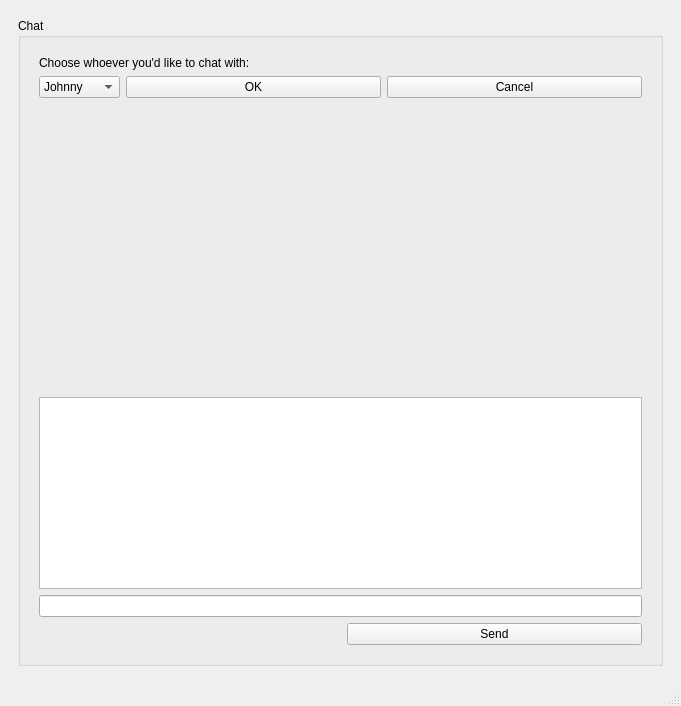
<?xml version="1.0" encoding="UTF-8"?>
<ui version="4.0">
 <class>TabPage</class>
 <widget class="QMainWindow" name="TabPage">
  <property name="geometry">
   <rect>
    <x>0</x>
    <y>0</y>
    <width>681</width>
    <height>706</height>
   </rect>
  </property>
  <property name="windowTitle">
   <string>DemoApp</string>
  </property>
  <property name="windowIcon">
   <iconset resource="../resources/images.qrc">
    <normaloff>:/images/icon.png</normaloff>:/images/icon.png</iconset>
  </property>
  <property name="locale">
   <locale language="English" country="UnitedStates"/>
  </property>
  <widget class="QWidget" name="centralwidget">
   <layout class="QGridLayout" name="gridLayout">
    <item row="0" column="0">
     <widget class="QWidget" name="widget" native="true">
      <layout class="QGridLayout" name="gridLayout_3">
       <item row="0" column="0">
        <widget class="QGroupBox" name="groupBox_chat">
         <property name="title">
          <string>Chat</string>
         </property>
         <layout class="QGridLayout" name="gridLayout_2">
          <item row="1" column="0" colspan="2">
           <widget class="QWidget" name="select_widget" native="true">
            <layout class="QGridLayout" name="gridLayout_4">
             <item row="1" column="0">
              <widget class="QComboBox" name="combo_box_chat">
               <property name="sizePolicy">
                <sizepolicy hsizetype="Maximum" vsizetype="Fixed">
                 <horstretch>0</horstretch>
                 <verstretch>0</verstretch>
                </sizepolicy>
               </property>
               <item>
                <property name="text">
                 <string>Johnny</string>
                </property>
               </item>
               <item>
                <property name="text">
                 <string>Kimberly</string>
                </property>
               </item>
               <item>
                <property name="text">
                 <string>David</string>
                </property>
               </item>
               <item>
                <property name="text">
                 <string>Alice</string>
                </property>
               </item>
               <item>
                <property name="text">
                 <string>Sally</string>
                </property>
               </item>
               <item>
                <property name="text">
                 <string>Wolfgang</string>
                </property>
               </item>
              </widget>
             </item>
             <item row="1" column="1">
              <widget class="QPushButton" name="ok_button">
               <property name="sizePolicy">
                <sizepolicy hsizetype="Minimum" vsizetype="Preferred">
                 <horstretch>0</horstretch>
                 <verstretch>0</verstretch>
                </sizepolicy>
               </property>
               <property name="text">
                <string>OK</string>
               </property>
              </widget>
             </item>
             <item row="0" column="0" colspan="2">
              <widget class="QLabel" name="label">
               <property name="text">
                <string>Choose whoever you'd like to chat with:</string>
               </property>
              </widget>
             </item>
             <item row="1" column="2">
              <widget class="QPushButton" name="cancel_button">
               <property name="text">
                <string>Cancel</string>
               </property>
              </widget>
             </item>
             <item row="2" column="0" colspan="3">
              <spacer name="verticalSpacer">
               <property name="orientation">
                <enum>Qt::Vertical</enum>
               </property>
               <property name="sizeHint" stdset="0">
                <size>
                 <width>20</width>
                 <height>40</height>
                </size>
               </property>
              </spacer>
             </item>
            </layout>
           </widget>
          </item>
          <item row="2" column="0" colspan="2">
           <widget class="QWidget" name="chat_widget" native="true">
            <layout class="QGridLayout" name="gridLayout_5">
             <item row="3" column="0">
              <spacer name="horizontalSpacer">
               <property name="orientation">
                <enum>Qt::Horizontal</enum>
               </property>
               <property name="sizeHint" stdset="0">
                <size>
                 <width>40</width>
                 <height>20</height>
                </size>
               </property>
              </spacer>
             </item>
             <item row="3" column="2">
              <widget class="QPushButton" name="send_button">
               <property name="sizePolicy">
                <sizepolicy hsizetype="MinimumExpanding" vsizetype="Fixed">
                 <horstretch>0</horstretch>
                 <verstretch>0</verstretch>
                </sizepolicy>
               </property>
               <property name="text">
                <string>Send</string>
               </property>
               <property name="shortcut">
                <string>Ctrl+Return</string>
               </property>
              </widget>
             </item>
             <item row="0" column="0" rowspan="2" colspan="3">
              <widget class="QListView" name="chatBox"/>
             </item>
             <item row="2" column="0" colspan="3">
              <widget class="QLineEdit" name="line_edit_msg"/>
             </item>
            </layout>
           </widget>
          </item>
         </layout>
        </widget>
       </item>
      </layout>
     </widget>
    </item>
   </layout>
  </widget>
  <widget class="QStatusBar" name="statusbar"/>
  <action name="action_Quit">
   <property name="text">
    <string>&amp;Quit</string>
   </property>
   <property name="shortcut">
    <string>Ctrl+Q</string>
   </property>
   <property name="shortcutContext">
    <enum>Qt::ApplicationShortcut</enum>
   </property>
  </action>
  <action name="action_Preferences">
   <property name="text">
    <string>&amp;Preferences</string>
   </property>
  </action>
  <action name="action_About">
   <property name="text">
    <string>&amp;About</string>
   </property>
  </action>
  <action name="actionOpen">
   <property name="text">
    <string>&amp;Open</string>
   </property>
  </action>
  <action name="actionClose">
   <property name="text">
    <string>&amp;Close</string>
   </property>
  </action>
 </widget>
 <resources>
  <include location="../resources/images.qrc"/>
 </resources>
 <connections/>
</ui>
